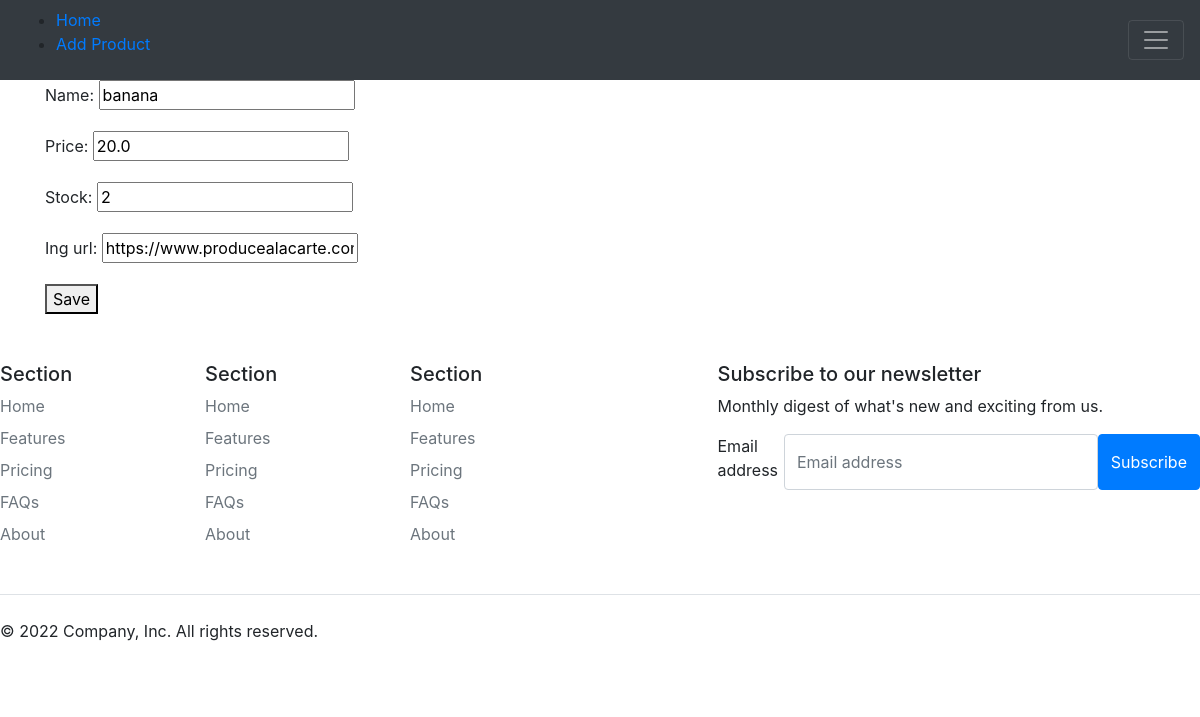
Page /edit-product/10/ on the earlier database version.
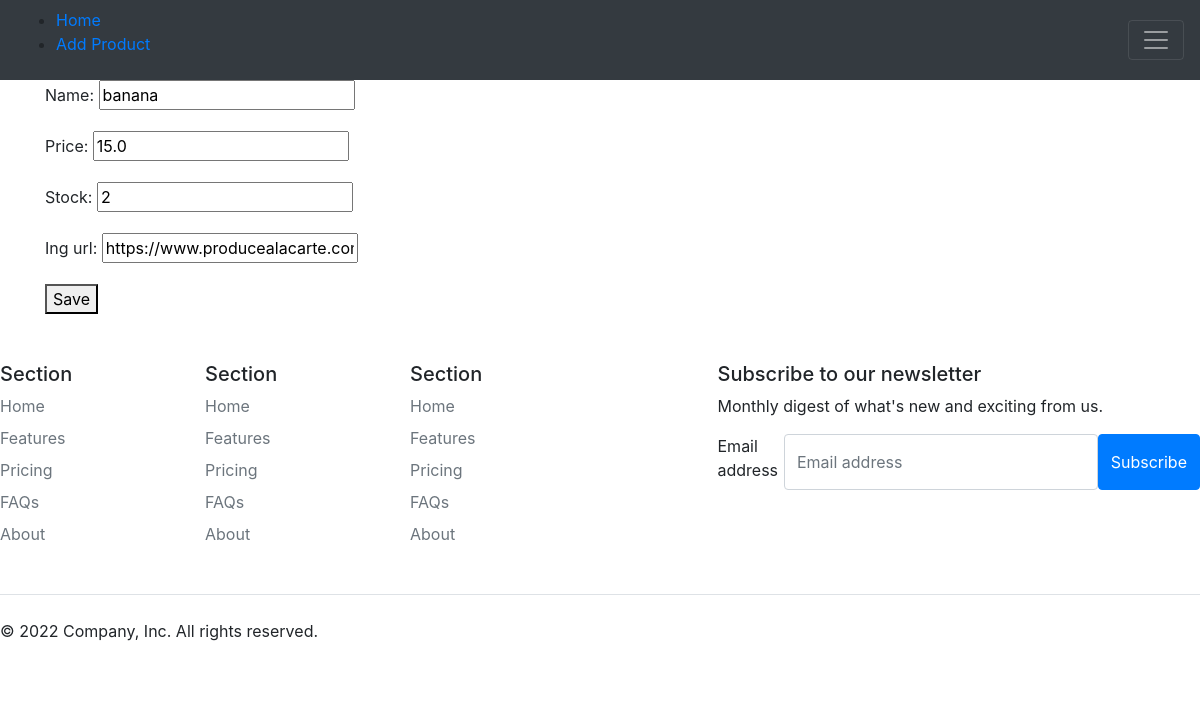
Same page on the later database version.
### product/models.py (models this page shows, shortened)
class Product(models.Model):
    name=models.CharField(max_length=255)
    price=models.FloatField(validators=[MinValueValidator(0)])
    stock=models.IntegerField(validators=[MinValueValidator(0)])
    ing_url=models.CharField(max_length=2083)

### product/views.py (the view, shortened to what this page needs)
# urls.py: path('edit-product/<int:pk>/', views.EditProductAPIView.as_view(), name='edit_product'),
class EditProductAPIView(APIView):
    renderer_classes = [TemplateHTMLRenderer]
    template_name = 'edit_product.html'
    def get_object(self, pk):
        try:
            return Product.objects.get(pk=pk)
        except Product.DoesNotExist:
            raise Http404
    def get(self, request, pk):
        product = self.get_object(pk)
        form = ProductForm(instance=product)
        return Response({'form': form, 'pk': product.pk}, template_name='edit_product.html')

### product/forms.py
class ProductForm(forms.ModelForm):
    class Meta:
        model = Product
        fields = '__all__'

### product/templates/edit_product.html (shortened to what this page needs)
{% extends 'base.html' %}
{% load static %}
{% block content %}
<form id="product-form1" method="post">
    {{ form.as_p }}
    <button id="save-btn1">Save</button>
</form>
{% endblock %}

Differences in the rows shown:
changed Product "banana": price "20.0" → "15.0"
